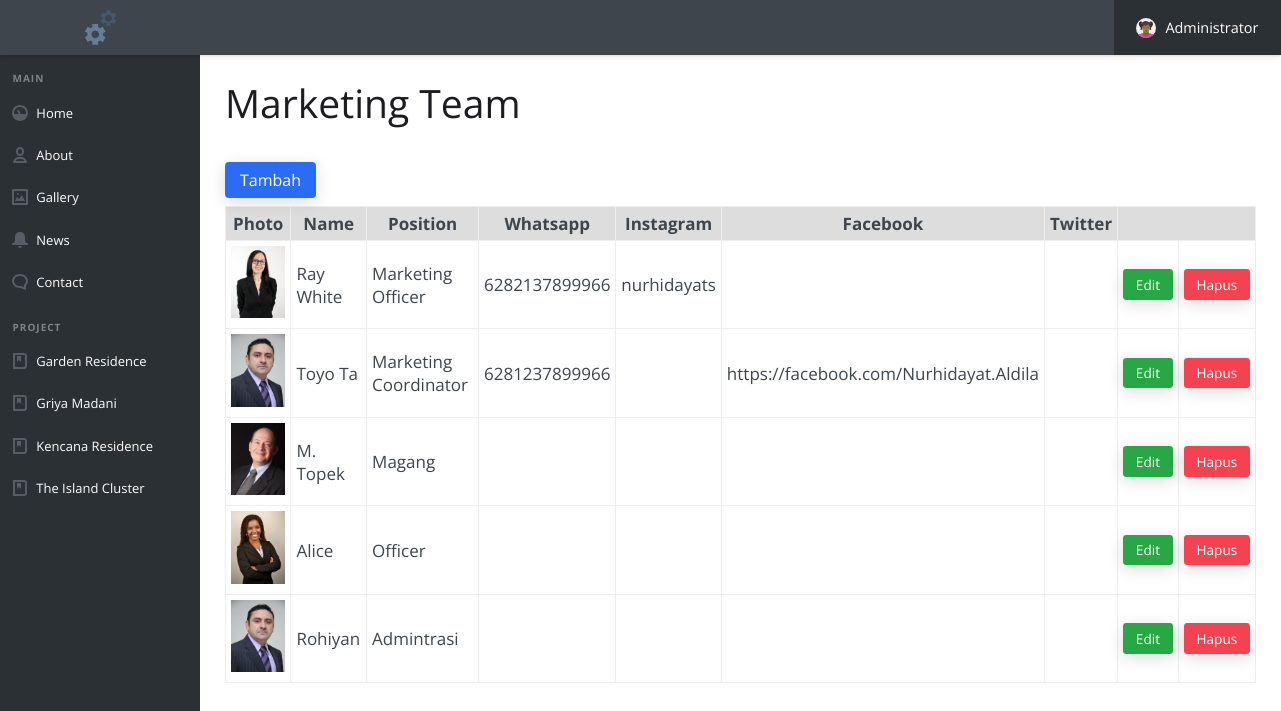
Page /adm/mot.php (signed in) on the committed database.
### tables this page shows
CREATE TABLE `tb_team` (
  `id_team` int(11) NOT NULL,
  `photo` longtext NOT NULL,
  `name` text NOT NULL,
  `position` text NOT NULL,
  `whatsapp` varchar(20) NOT NULL,
  `instagram` varchar(300) NOT NULL,
  `facebook` longtext NOT NULL,
  `twitter` varchar(300) NOT NULL
);

### adm/mot.php (the view, shortened to what this page needs)
<?php
include("../config/conn.php");
?>
<!doctype html>
<html lang="en">
<head>
  <link rel="stylesheet" href="assets/css/style.css">
</head>
<body>
  <?php include("includes/header.php"); ?>
  <main class="cd-main-content">
    <?php include("includes/navbar.php"); ?>
    <div class="cd-content-wrapper">
      <h2>Marketing Team</h2><br>
      <?php
      if (@$_GET['act'] == 'edit') {
        $id = $_GET['id'];
        $sql = "SELECT * FROM tb_team WHERE id_team = '$id'";
        $hasil = mysqli_query($db, $sql);
        $data = mysqli_fetch_assoc($hasil)
        ?>
        <form action="proc/proc-edit-team.php" method="post" enctype="multipart/form-data">
          <div style="overflow-x:auto;">
            <table cellpadding="5">
              <tr>
                <td>Photo</td>
                <td>:</td>
                <td>
                  <img src="../images/team/<?php echo $data['photo']; ?>" width="200"><br>
                  <input type="file" name="file">
                  <input type="hidden" name="idteam" value="<?php echo $_GET['id']; ?>">
                </td>
              </tr>
              <tr>
                <td>Name</td>
                <td>:</td>
                <td><input type="text" name="txtname" value="<?php echo $data['name']; ?>" style="width:300px"></td>
              </tr>
              <tr>
                <td>Position</td>
                <td>:</td>
                <td><input type="text" name="txtposition" value="<?php echo $data['position']; ?>"></td>
              </tr>
              <tr>
                <td>Whatsapp</td>
                <td>:</td>
                <td><input type="number" name="txtwa" value="<?php echo $data['whatsapp']; ?>" placeholder="6282137899966"></td>
              </tr>
              <tr>
                <td>Instagram</td>
                <td>:</td>
                <td><input type="text" name="txtig" value="<?php echo $data['instagram']; ?>" placeholder="username"></td>
              </tr>
              <tr>
                <td>Facebook</td>
                <td>:</td>
                <td><input type="text" name="txtfb" value="<?php echo $data['facebook']; ?>" placeholder="https://www.facebook.com/user" style="width:400px"></td>
              </tr>
              <tr>
                <td>Twitter</td>
                <td>:</td>
                <td><input type="text" name="txttw" value="<?php echo $data['twitter']; ?>" placeholder="username"></td>
              </tr>
              <tr>
                <td colspan="2" align="right"><br><input class="btn btn--primary btn--sm" type="submit" name="edit" value="Simpan"></td>
              </tr>
            </table>
          </div>
        </form>
        <div style="width:100%; border-bottom:1px solid #aaa; margin:20px 0px;"></div>
        <?php
      } else {
        ?>
        <button class="btn btn--primary btn--sm" onclick="document.getElementById('id01').style.display='block'" style="width:auto;">Tambah</button>
      <?php } ?>
      <p>
        <div style="overflow-x:auto;">
          <table cellpadding="5" width="100%" border=1>
            <tr style="background:#ddd; font-weight:bolder;">
              <th>Photo</th>
              <th>Name</th>
              <th>Position</th>
              <th>Whatsapp</th>
              <th>Instagram</th>
              <th>Facebook</th>
              <th>Twitter</th>
              <th colspan="2"></th>
            </tr>
            <?php
            $sql = "SELECT * FROM tb_team";
            $hasil = mysqli_query($db, $sql);
            while ($data = mysqli_fetch_assoc($hasil)) {
              ?>
              <tr>
                <td align="center"><img src="../images/team/<?php echo $data['photo']; ?>" width="120"></td>
                <td><?php echo $data['name']; ?></td>
                <td><?php echo $data['position']; ?></td>
                <td><?php echo $data['whatsapp']; ?></td>
                <td><?php echo $data['instagram']; ?></td>
                <td><?php echo $data['facebook']; ?></td>
                <td><?php echo $data['twitter']; ?></td>
                <td align="center"><br><a class="btn btn--primary btn--sm" style="background:#28a745;" href="?id=<?php echo $data['id_team']; ?>&act=edit">Edit</a><br><br></td>
                <td align="center"><br><a class="btn btn--accent btn--sm" href="?id=<?php echo $data['id_team']; ?>&act=del">Hapus</a><br><br></td>
              </tr>
            <?php } ?>
          </table>
        </div>
    </p>
  </div>
</main>
</body>
</html>

### adm/includes/header.php (shortened to what this page needs)
<header class="cd-main-header js-cd-main-header">
  <div class="cd-logo-wrapper">
    <a href="#0" class="cd-logo"><img src="../images/cpanel-logo.png" alt="Logo" width="35"></a>
  </div>
  <ul class="cd-nav__list js-cd-nav__list">
    <li class="cd-nav__item cd-nav__item--has-children cd-nav__item--account js-cd-item--has-children">
      <a href="#0">
        <img src="assets/img/cd-avatar.svg" alt="avatar">
        <span>Administrator</span>
      </a>
    </li>
  </ul>
</header>

### adm/includes/navbar.php (shortened to what this page needs)
<nav class="cd-side-nav js-cd-side-nav">
  <ul class="cd-side__list js-cd-side__list">
    <li class="cd-side__label"><span>Main</span></li>
    <li class="cd-side__item cd-side__item--has-children cd-side__item--overview js-cd-item--has-children">
      <a href="#0">Home</a>
    </li>
    <li class="cd-side__item cd-side__item--has-children cd-side__item--users js-cd-item--has-children">
      <a href="#0">About</a>
    </li>
    <li class="cd-side__item cd-side__item--images">
      <a href="gallery.php">Gallery</a>
    </li>
    <li class="cd-side__item cd-side__item--has-children cd-side__item--notifications js-cd-item--has-children">
      <a href="#0">News</a>
    </li>
    <li class="cd-side__item cd-side__item--has-children cd-side__item--comments js-cd-item--has-children">
      <a href="#0.php">Contact</a>
    </li>
  </ul>
  <ul class="cd-side__list js-cd-side__list">
    <li class="cd-side__label"><span>Project</span></li>
    <li class="cd-side__item cd-side__item--has-children cd-side__item--bookmarks js-cd-item--has-children">
      <a href="#0">Garden Residence</a>
    </li>
    <li class="cd-side__item cd-side__item--has-children cd-side__item--bookmarks js-cd-item--has-children">
      <a href="#0">Griya Madani</a>
    </li>
    <li class="cd-side__item cd-side__item--has-children cd-side__item--bookmarks js-cd-item--has-children">
      <a href="#0">Kencana Residence</a>
    </li>
    <li class="cd-side__item cd-side__item--has-children cd-side__item--bookmarks js-cd-item--has-children">
      <a href="#0">The Island Cluster</a>
    </li>
  </ul>
</nav>

### adm/mot.php (style rules this page uses)
table { font-size:17px; }
button { background-color: #4CAF50; color: white; padding: 14px 20px; margin: 8px 0; border: none; cursor: pointer; width: 100%; }

### rows in the picture
tb_team: photo (picture), name "Ray White", position "Marketing Officer", whatsapp "6282137899966", instagram "nurhidayats"
tb_team: photo (picture), name "Toyo Ta", position "Marketing Coordinator", whatsapp "6281237899966", facebook "https://facebook.com/Nurhidayat.Aldila"
tb_team: photo (picture), name "M. Topek", position "Magang"
tb_team: photo (picture), name "Alice", position "Officer"
tb_team: photo (picture), name "Rohiyan", position "Admintrasi"
